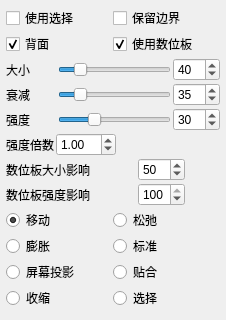
<?xml version="1.0" encoding="UTF-8"?>
<ui version="4.0">
 <class>Form</class>
 <widget class="QWidget" name="Form">
  <property name="geometry">
   <rect>
    <x>0</x>
    <y>0</y>
    <width>226</width>
    <height>320</height>
   </rect>
  </property>
  <property name="sizePolicy">
   <sizepolicy hsizetype="Preferred" vsizetype="Minimum">
    <horstretch>0</horstretch>
    <verstretch>0</verstretch>
   </sizepolicy>
  </property>
  <property name="minimumSize">
   <size>
    <width>0</width>
    <height>0</height>
   </size>
  </property>
  <property name="baseSize">
   <size>
    <width>0</width>
    <height>320</height>
   </size>
  </property>
  <property name="windowTitle">
   <string>窗体</string>
  </property>
  <layout class="QVBoxLayout" name="verticalLayout">
   <property name="spacing">
    <number>2</number>
   </property>
   <property name="leftMargin">
    <number>6</number>
   </property>
   <property name="topMargin">
    <number>6</number>
   </property>
   <property name="rightMargin">
    <number>6</number>
   </property>
   <property name="bottomMargin">
    <number>6</number>
   </property>
   <item>
    <layout class="QGridLayout" name="gridLayout">
     <property name="topMargin">
      <number>0</number>
     </property>
     <property name="horizontalSpacing">
      <number>0</number>
     </property>
     <property name="verticalSpacing">
      <number>2</number>
     </property>
     <item row="1" column="0">
      <widget class="QCheckBox" name="brushEdit_backfaces">
       <property name="toolTip">
        <string>启用后，所有顶点都会受工具影响，包括背面的顶点。</string>
       </property>
       <property name="statusTip">
        <string/>
       </property>
       <property name="text"><string>背面</string></property>
       <property name="checked">
        <bool>true</bool>
       </property>
      </widget>
     </item>
     <item row="0" column="1">
      <widget class="QCheckBox" name="brushEdit_keepBorder">
       <property name="toolTip">
        <string>启用后，边界顶点会被忽略并保持原位。</string>
       </property>
       <property name="text"><string>保留边界</string></property>
      </widget>
     </item>
     <item row="0" column="0">
      <widget class="QCheckBox" name="brushEdit_useSelection">
       <property name="toolTip">
        <string>启用后，此工具仅影响所选顶点。</string>
       </property>
       <property name="text"><string>使用选择</string></property>
      </widget>
     </item>
     <item row="1" column="1">
      <widget class="QCheckBox" name="brushEdit_useTablet">
       <property name="toolTip">
        <string>启用后，笔刷强度受数位笔的压力级别调制。</string>
       </property>
       <property name="text"><string>使用数位板</string></property>
       <property name="checked">
        <bool>true</bool>
       </property>
      </widget>
     </item>
    </layout>
   </item>
   <item>
    <layout class="QFormLayout" name="formLayout">
     <property name="labelAlignment">
      <set>Qt::AlignLeading|Qt::AlignLeft|Qt::AlignVCenter</set>
     </property>
     <property name="horizontalSpacing">
      <number>2</number>
     </property>
     <property name="verticalSpacing">
      <number>0</number>
     </property>
     <property name="topMargin">
      <number>0</number>
     </property>
     <item row="0" column="0">
      <widget class="QLabel" name="label">
       <property name="sizePolicy">
        <sizepolicy hsizetype="Minimum" vsizetype="Preferred">
         <horstretch>0</horstretch>
         <verstretch>0</verstretch>
        </sizepolicy>
       </property>
       <property name="minimumSize">
        <size>
         <width>50</width>
         <height>0</height>
        </size>
       </property>
       <property name="maximumSize">
        <size>
         <width>50000</width>
         <height>16777215</height>
        </size>
       </property>
       <property name="text"><string>大小</string></property>
      </widget>
     </item>
     <item row="0" column="1">
      <layout class="QHBoxLayout" name="horizontalLayout">
       <property name="spacing">
        <number>2</number>
       </property>
       <property name="topMargin">
        <number>0</number>
       </property>
       <item>
        <widget class="QSlider" name="brushEdit_brushSize">
         <property name="sizePolicy">
          <sizepolicy hsizetype="Expanding" vsizetype="Fixed">
           <horstretch>0</horstretch>
           <verstretch>0</verstretch>
          </sizepolicy>
         </property>
         <property name="minimumSize">
          <size>
           <width>50</width>
           <height>0</height>
          </size>
         </property>
         <property name="toolTip">
          <string>设置笔刷大小。也可按住鼠标右键并左右移动光标来更改。</string>
         </property>
         <property name="minimum">
          <number>10</number>
         </property>
         <property name="maximum">
          <number>200</number>
         </property>
         <property name="value">
          <number>40</number>
         </property>
         <property name="orientation">
          <enum>Qt::Horizontal</enum>
         </property>
         <property name="linkWith" stdset="0">
          <string>brushEdit_brushSize_spin</string>
         </property>
        </widget>
       </item>
       <item>
        <widget class="QSpinBox" name="brushEdit_brushSize_spin">
         <property name="sizePolicy">
          <sizepolicy hsizetype="Fixed" vsizetype="Fixed">
           <horstretch>0</horstretch>
           <verstretch>0</verstretch>
          </sizepolicy>
         </property>
         <property name="toolTip">
          <string>设置笔刷大小。也可按住鼠标右键并左右移动光标来更改。</string>
         </property>
         <property name="minimum">
          <number>10</number>
         </property>
         <property name="maximum">
          <number>200</number>
         </property>
         <property name="value">
          <number>40</number>
         </property>
         <property name="linkWith" stdset="0">
          <string>brushEdit_brushSize</string>
         </property>
         <property name="slave" stdset="0">
          <bool>true</bool>
         </property>
        </widget>
       </item>
      </layout>
     </item>
    </layout>
   </item>
   <item>
    <layout class="QFormLayout" name="formLayout_3">
     <property name="horizontalSpacing">
      <number>2</number>
     </property>
     <property name="verticalSpacing">
      <number>0</number>
     </property>
     <item row="0" column="0">
      <widget class="QLabel" name="label_3">
       <property name="sizePolicy">
        <sizepolicy hsizetype="Minimum" vsizetype="Preferred">
         <horstretch>0</horstretch>
         <verstretch>0</verstretch>
        </sizepolicy>
       </property>
       <property name="minimumSize">
        <size>
         <width>50</width>
         <height>0</height>
        </size>
       </property>
       <property name="text"><string>衰减</string></property>
      </widget>
     </item>
     <item row="0" column="1">
      <layout class="QHBoxLayout" name="horizontalLayout_2">
       <property name="spacing">
        <number>2</number>
       </property>
       <property name="topMargin">
        <number>0</number>
       </property>
       <item>
        <widget class="QSlider" name="brushEdit_brushFalloff">
         <property name="sizePolicy">
          <sizepolicy hsizetype="Expanding" vsizetype="Fixed">
           <horstretch>0</horstretch>
           <verstretch>0</verstretch>
          </sizepolicy>
         </property>
         <property name="toolTip">
          <string>设置笔刷衰减（外半径，强度在此处降为零）。也可按住鼠标右键加Shift键并左右移动光标来更改。</string>
         </property>
         <property name="minimum">
          <number>5</number>
         </property>
         <property name="maximum">
          <number>200</number>
         </property>
         <property name="value">
          <number>35</number>
         </property>
         <property name="orientation">
          <enum>Qt::Horizontal</enum>
         </property>
         <property name="linkWith" stdset="0">
          <string>brushEdit_brushFalloff_spin</string>
         </property>
        </widget>
       </item>
       <item>
        <widget class="QSpinBox" name="brushEdit_brushFalloff_spin">
         <property name="sizePolicy">
          <sizepolicy hsizetype="Fixed" vsizetype="Fixed">
           <horstretch>0</horstretch>
           <verstretch>0</verstretch>
          </sizepolicy>
         </property>
         <property name="toolTip">
          <string>设置笔刷衰减（外半径，强度在此处降为零）。也可按住鼠标右键加Shift键并左右移动光标来更改。</string>
         </property>
         <property name="minimum">
          <number>5</number>
         </property>
         <property name="maximum">
          <number>200</number>
         </property>
         <property name="value">
          <number>35</number>
         </property>
         <property name="linkWith" stdset="0">
          <string>brushEdit_brushFalloff</string>
         </property>
         <property name="slave" stdset="0">
          <bool>true</bool>
         </property>
        </widget>
       </item>
      </layout>
     </item>
    </layout>
   </item>
   <item>
    <layout class="QFormLayout" name="formLayout_2">
     <property name="horizontalSpacing">
      <number>2</number>
     </property>
     <property name="verticalSpacing">
      <number>0</number>
     </property>
     <item row="0" column="0">
      <widget class="QLabel" name="label_2">
       <property name="sizePolicy">
        <sizepolicy hsizetype="Minimum" vsizetype="Preferred">
         <horstretch>0</horstretch>
         <verstretch>0</verstretch>
        </sizepolicy>
       </property>
       <property name="minimumSize">
        <size>
         <width>50</width>
         <height>0</height>
        </size>
       </property>
       <property name="text"><string>强度</string></property>
      </widget>
     </item>
     <item row="0" column="1">
      <layout class="QHBoxLayout" name="horizontalLayout_3">
       <property name="spacing">
        <number>2</number>
       </property>
       <item>
        <widget class="QSlider" name="brushEdit_brushStrength">
         <property name="sizePolicy">
          <sizepolicy hsizetype="Expanding" vsizetype="Fixed">
           <horstretch>0</horstretch>
           <verstretch>0</verstretch>
          </sizepolicy>
         </property>
         <property name="toolTip">
          <string>设置笔刷强度。也可按住鼠标中键并左右拖动光标来更改。</string>
         </property>
         <property name="minimum">
          <number>1</number>
         </property>
         <property name="maximum">
          <number>100</number>
         </property>
         <property name="value">
          <number>30</number>
         </property>
         <property name="orientation">
          <enum>Qt::Horizontal</enum>
         </property>
         <property name="linkWith" stdset="0">
          <string>brushEdit_brushStrength_spin</string>
         </property>
        </widget>
       </item>
       <item>
        <widget class="QSpinBox" name="brushEdit_brushStrength_spin">
         <property name="sizePolicy">
          <sizepolicy hsizetype="Fixed" vsizetype="Fixed">
           <horstretch>0</horstretch>
           <verstretch>0</verstretch>
          </sizepolicy>
         </property>
         <property name="toolTip">
          <string>设置笔刷强度。也可按住鼠标中键并左右拖动光标来更改。</string>
         </property>
         <property name="minimum">
          <number>1</number>
         </property>
         <property name="maximum">
          <number>100</number>
         </property>
         <property name="value">
          <number>30</number>
         </property>
         <property name="linkWith" stdset="0">
          <string>brushEdit_brushStrength</string>
         </property>
         <property name="slave" stdset="0">
          <bool>true</bool>
         </property>
        </widget>
       </item>
      </layout>
     </item>
    </layout>
   </item>
   <item>
    <layout class="QFormLayout" name="formLayout_4">
     <property name="topMargin">
      <number>0</number>
     </property>
     <item row="0" column="0">
      <widget class="QLabel" name="label_4">
       <property name="text"><string>强度倍数</string></property>
      </widget>
     </item>
     <item row="0" column="1">
      <widget class="QDoubleSpinBox" name="brushEdit_brushMultiplier">
       <property name="sizePolicy">
        <sizepolicy hsizetype="Fixed" vsizetype="Fixed">
         <horstretch>0</horstretch>
         <verstretch>0</verstretch>
        </sizepolicy>
       </property>
       <property name="minimumSize">
        <size>
         <width>60</width>
         <height>0</height>
        </size>
       </property>
       <property name="maximumSize">
        <size>
         <width>60</width>
         <height>16777215</height>
        </size>
       </property>
       <property name="toolTip">
        <string>笔刷强度乘以此值。</string>
       </property>
       <property name="decimals">
        <number>2</number>
       </property>
       <property name="minimum">
        <double>0.000000000000000</double>
       </property>
       <property name="maximum">
        <double>100.000000000000000</double>
       </property>
       <property name="singleStep">
        <double>0.100000000000000</double>
       </property>
       <property name="value">
        <double>1.000000000000000</double>
       </property>
      </widget>
     </item>
    </layout>
   </item>
   <item>
    <layout class="QFormLayout" name="formLayout_8">
     <property name="horizontalSpacing">
      <number>2</number>
     </property>
     <property name="verticalSpacing">
      <number>0</number>
     </property>
     <item row="1" column="0">
      <widget class="QLabel" name="label_5">
       <property name="sizePolicy">
        <sizepolicy hsizetype="Minimum" vsizetype="Preferred">
         <horstretch>0</horstretch>
         <verstretch>0</verstretch>
        </sizepolicy>
       </property>
       <property name="minimumSize">
        <size>
         <width>130</width>
         <height>0</height>
        </size>
       </property>
       <property name="text"><string>数位板大小影响</string></property>
      </widget>
     </item>
     <item row="1" column="1">
      <widget class="QSpinBox" name="brushEdit_tabletSize">
       <property name="sizePolicy">
        <sizepolicy hsizetype="Fixed" vsizetype="Fixed">
         <horstretch>0</horstretch>
         <verstretch>0</verstretch>
        </sizepolicy>
       </property>
       <property name="toolTip">
        <string>设置笔刷大小受数位板笔压影响的百分比。</string>
       </property>
       <property name="maximum">
        <number>100</number>
       </property>
       <property name="value">
        <number>50</number>
       </property>
      </widget>
     </item>
    </layout>
   </item>
   <item>
    <layout class="QFormLayout" name="formLayout_9">
     <property name="horizontalSpacing">
      <number>2</number>
     </property>
     <property name="verticalSpacing">
      <number>0</number>
     </property>
     <item row="0" column="0">
      <widget class="QLabel" name="label_6">
       <property name="sizePolicy">
        <sizepolicy hsizetype="Minimum" vsizetype="Preferred">
         <horstretch>0</horstretch>
         <verstretch>0</verstretch>
        </sizepolicy>
       </property>
       <property name="minimumSize">
        <size>
         <width>130</width>
         <height>0</height>
        </size>
       </property>
       <property name="text"><string>数位板强度影响</string></property>
      </widget>
     </item>
     <item row="0" column="1">
      <widget class="QSpinBox" name="brushEdit_tabletStrength">
       <property name="sizePolicy">
        <sizepolicy hsizetype="Fixed" vsizetype="Fixed">
         <horstretch>0</horstretch>
         <verstretch>0</verstretch>
        </sizepolicy>
       </property>
       <property name="toolTip">
        <string>设置笔刷强度受数位板笔压影响的百分比。</string>
       </property>
       <property name="minimum">
        <number>0</number>
       </property>
       <property name="maximum">
        <number>100</number>
       </property>
       <property name="value">
        <number>100</number>
       </property>
      </widget>
     </item>
    </layout>
   </item>
   <item>
    <layout class="QGridLayout" name="gridLayout_2">
     <property name="topMargin">
      <number>0</number>
     </property>
     <property name="horizontalSpacing">
      <number>0</number>
     </property>
     <property name="verticalSpacing">
      <number>2</number>
     </property>
     <item row="0" column="0">
      <widget class="QRadioButton" name="brushEdit_move">
       <property name="toolTip">
        <string>在移动模式下，顶点在参考网格表面移动。</string>
       </property>
       <property name="text"><string>移动</string></property>
       <property name="checked">
        <bool>true</bool>
       </property>
       <attribute name="buttonGroup">
        <string notr="true">buttonGroup</string>
       </attribute>
      </widget>
     </item>
     <item row="0" column="1">
      <widget class="QRadioButton" name="brushEdit_relax">
       <property name="toolTip">
        <string>可在参考网格表面松弛顶点位置，每个顶点位置与其相邻顶点位置取平均。在其他笔刷模式激活时，按住Shift键可临时进入此模式。</string>
       </property>
       <property name="text"><string>松弛</string></property>
       <attribute name="buttonGroup">
        <string notr="true">buttonGroup</string>
       </attribute>
      </widget>
     </item>
     <item row="1" column="0">
      <widget class="QRadioButton" name="brushEdit_inflate">
       <property name="toolTip">
        <string>在此模式下，顶点沿其法线方向远离参考网格移动。若在此模式下按住Ctrl键，顶点则朝向参考网格移动。为更清楚地观察效果，可从“选项”菜单禁用“透视显示”，这样能更清楚看到场景网格与参考网格相交的位置。</string>
       </property>
       <property name="text"><string>膨胀</string></property>
       <attribute name="buttonGroup">
        <string notr="true">buttonGroup</string>
       </attribute>
      </widget>
     </item>
     <item row="1" column="1">
      <widget class="QRadioButton" name="brushEdit_standard">
       <property name="toolTip">
        <string>在此模式下，顶点朝向相机（观察者）位置移动。若在此模式下按住Ctrl键，顶点则远离相机位置。为更清楚观察效果，可从“选项”菜单禁用“透视显示”。</string>
       </property>
       <property name="text"><string>标准</string></property>
       <attribute name="buttonGroup">
        <string notr="true">buttonGroup</string>
       </attribute>
      </widget>
     </item>
     <item row="2" column="0">
      <widget class="QRadioButton" name="brushEdit_screenProject">
       <property name="toolTip">
        <string>在此模式下，顶点沿相机（观察者）方向朝向参考网格移动，直到碰到参考网格表面。为更清楚观察效果，可从“选项”菜单禁用“透视显示”。</string>
       </property>
       <property name="text"><string>屏幕投影</string></property>
       <attribute name="buttonGroup">
        <string notr="true">buttonGroup</string>
       </attribute>
      </widget>
     </item>
     <item row="2" column="1">
      <widget class="QRadioButton" name="brushEdit_conform">
       <property name="toolTip">
        <string>在此模式下，每个顶点向参考网格表面的最近点移动，直到到达该点。</string>
       </property>
       <property name="text"><string>贴合</string></property>
       <attribute name="buttonGroup">
        <string notr="true">buttonGroup</string>
       </attribute>
      </widget>
     </item>
     <item row="3" column="0">
      <widget class="QRadioButton" name="brushEdit_pinch">
       <property name="toolTip">
        <string>在此模式下，顶点沿参考网格表面朝向笔刷中心移动。</string>
       </property>
       <property name="text"><string>收缩</string></property>
       <attribute name="buttonGroup">
        <string notr="true">buttonGroup</string>
       </attribute>
      </widget>
     </item>
     <item row="3" column="1">
      <widget class="QRadioButton" name="brushEdit_select">
       <property name="toolTip">
        <string>用于快速选择顶点。笔刷影响到的所有顶点将被选中；按住Ctrl键则取消这些顶点的选择。</string>
       </property>
       <property name="text"><string>选择</string></property>
       <attribute name="buttonGroup">
        <string notr="true">buttonGroup</string>
       </attribute>
      </widget>
     </item>
    </layout>
   </item>
   <item>
    <spacer name="verticalSpacer">
     <property name="orientation">
      <enum>Qt::Vertical</enum>
     </property>
     <property name="sizeHint" stdset="0">
      <size>
       <width>20</width>
       <height>4</height>
      </size>
     </property>
    </spacer>
   </item>
  </layout>
 </widget>
 <resources/>
 <connections/>
 <buttongroups>
  <buttongroup name="buttonGroup"/>
 </buttongroups>
</ui>
